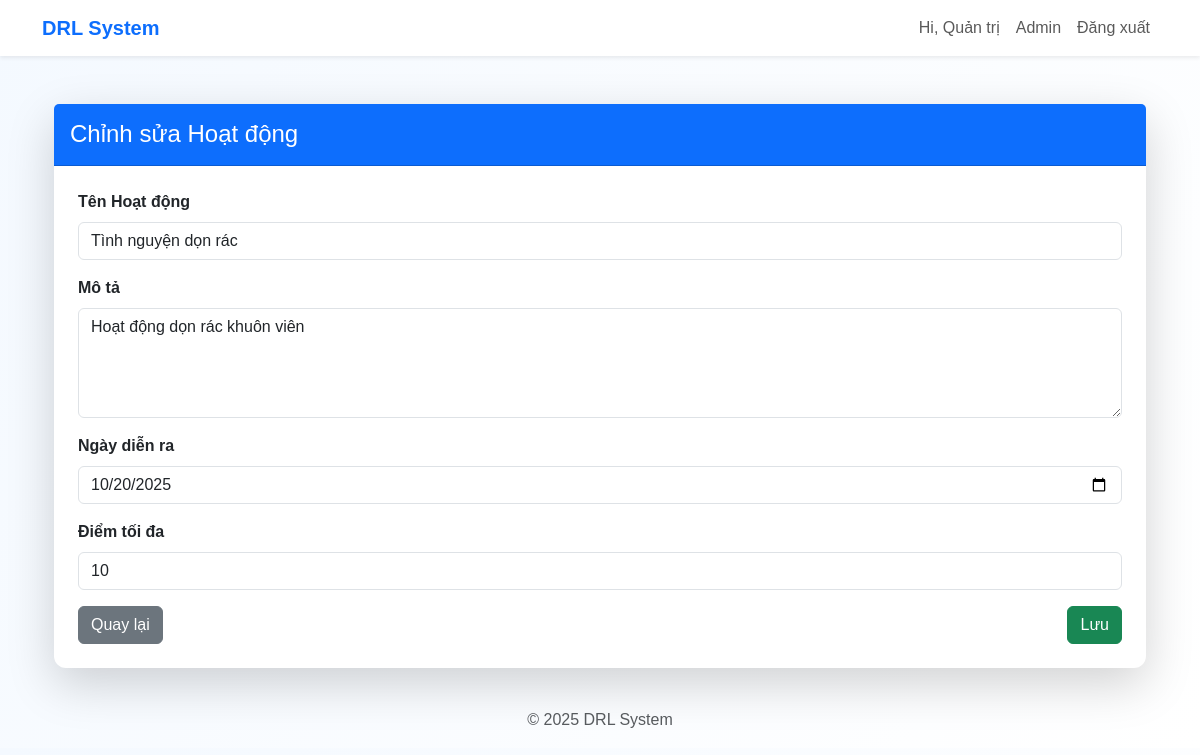
Page /admin/activity/edit/1 (signed in) on the committed database.
### models.py (models this page shows, shortened)
class User(db.Model, UserMixin):
    __tablename__ = "users"
    id = db.Column(db.Integer, primary_key=True)
    username = db.Column(db.String(80), unique=True, nullable=False)   # login
    fullname = db.Column(db.String(120))
    password_hash = db.Column(db.String(200), nullable=False)
    role = db.Column(db.String(20), nullable=False)  # 'admin', 'teacher', 'student'
    student_id = db.Column(db.String(50), nullable=True)
    class_name = db.Column(db.String(50), nullable=True)
    created_at = db.Column(db.DateTime, default=datetime.utcnow)

class Activity(db.Model):
    __tablename__ = "activities"
    id = db.Column(db.Integer, primary_key=True)
    name = db.Column(db.String(200), nullable=False)
    description = db.Column(db.Text)
    date = db.Column(db.String(50))
    max_score = db.Column(db.Integer, default=10)
    created_at = db.Column(db.DateTime, default=datetime.utcnow)

### app.py (the view, shortened to what this page needs)
@app.route("/admin/activity/edit/<int:aid>", methods=["GET","POST"])
@login_required
def admin_activity_edit(aid):
    if current_user.role != "admin":
        abort(403)
    act = Activity.query.get_or_404(aid)
    return render_template("activity_form.html", activity=act)

### app.py (called while the page is built)
@login_manager.user_loader
def load_user(user_id):
    return User.query.get(int(user_id))

### templates/activity_form.html
{% extends "base.html" %}
{% block content %}
<div class="container mt-4">
    <div class="card shadow-lg border-0">
        <div class="card-header bg-primary text-white py-3">
            <h4 class="mb-0">
                {% if activity %}Chỉnh sửa Hoạt động{% else %}Thêm Hoạt động Mới{% endif %}
            </h4>
        </div>
        <div class="card-body p-4">
            <form method="POST">
                <div class="mb-3">
                    <label class="form-label fw-bold">Tên Hoạt động</label>
                    <input type="text" class="form-control" name="name" required value="{{ activity.name if activity else '' }}">
                </div>
                <div class="mb-3">
                    <label class="form-label fw-bold">Mô tả</label>
                    <textarea name="description" class="form-control" rows="4">{{ activity.description if activity else "" }}</textarea>
                </div>
                <div class="mb-3">
                    <label class="form-label fw-bold">Ngày diễn ra</label>
                    <input type="date" class="form-control" name="date" value="{{ activity.date if activity else '' }}">
                </div>
                <div class="mb-3">
                    <label class="form-label fw-bold">Điểm tối đa</label>
                    <input type="number" class="form-control" name="max_score" min="1" value="{{ activity.max_score if activity else 10 }}">
                </div>
                <div class="d-flex justify-content-between">
                    <a href="{{ url_for('admin_dashboard') }}" class="btn btn-secondary">Quay lại</a>
                    <button class="btn btn-success">Lưu</button>
                </div>
            </form>
        </div>
    </div>
</div>
{% endblock %}

### templates/base.html (shortened to what this page needs)
<!doctype html>
<html lang="vi">
<head>
  <link href="https://cdn.jsdelivr.net/npm/bootstrap@5.3.2/dist/css/bootstrap.min.css" rel="stylesheet">
  <link href="{{ url_for('static', filename='css/style.css') }}" rel="stylesheet">
</head>
<body>
<nav class="navbar navbar-expand-lg navbar-light bg-white shadow-sm">
  <div class="container">
    <a class="navbar-brand fw-bold text-primary" href="{{ url_for('index') }}">DRL System</a>
    <div class="collapse navbar-collapse">
      <ul class="navbar-nav ms-auto">
        {% if current_user.is_authenticated %}
          <li class="nav-item"><span class="nav-link">Hi, {{ current_user.fullname or current_user.username }}</span></li>
          {% if current_user.role == 'admin' %}
            <li class="nav-item"><a class="nav-link" href="{{ url_for('admin_dashboard') }}">Admin</a></li>
          {% endif %}
          <li class="nav-item"><a class="nav-link" href="{{ url_for('logout') }}">Đăng xuất</a></li>
        {% else %}
          <li class="nav-item"><a class="nav-link" href="{{ url_for('login') }}">Đăng nhập</a></li>
        {% endif %}
      </ul>
    </div>
  </div>
</nav>
<div class="container py-4">
  {% block content %}{% endblock %}
</div>
<footer class="text-center py-3 text-muted">
  © {{ now().year }} DRL System
</footer>
</body>
</html>

### static/css/style.css (style rules this page uses)
body { background: linear-gradient(120deg, #f4f9ff 0%, #ffffff 100%); font-family: Arial, sans-serif; }
.navbar-brand { color: #0d6efd !important; }
.card { border-radius: 12px; }

### rows in the picture
User: fullname "Quản trị"
Activity: name "Tình nguyện dọn rác", description "Hoạt động dọn rác khuôn viên", date "10/20/2025", max_score "10"
